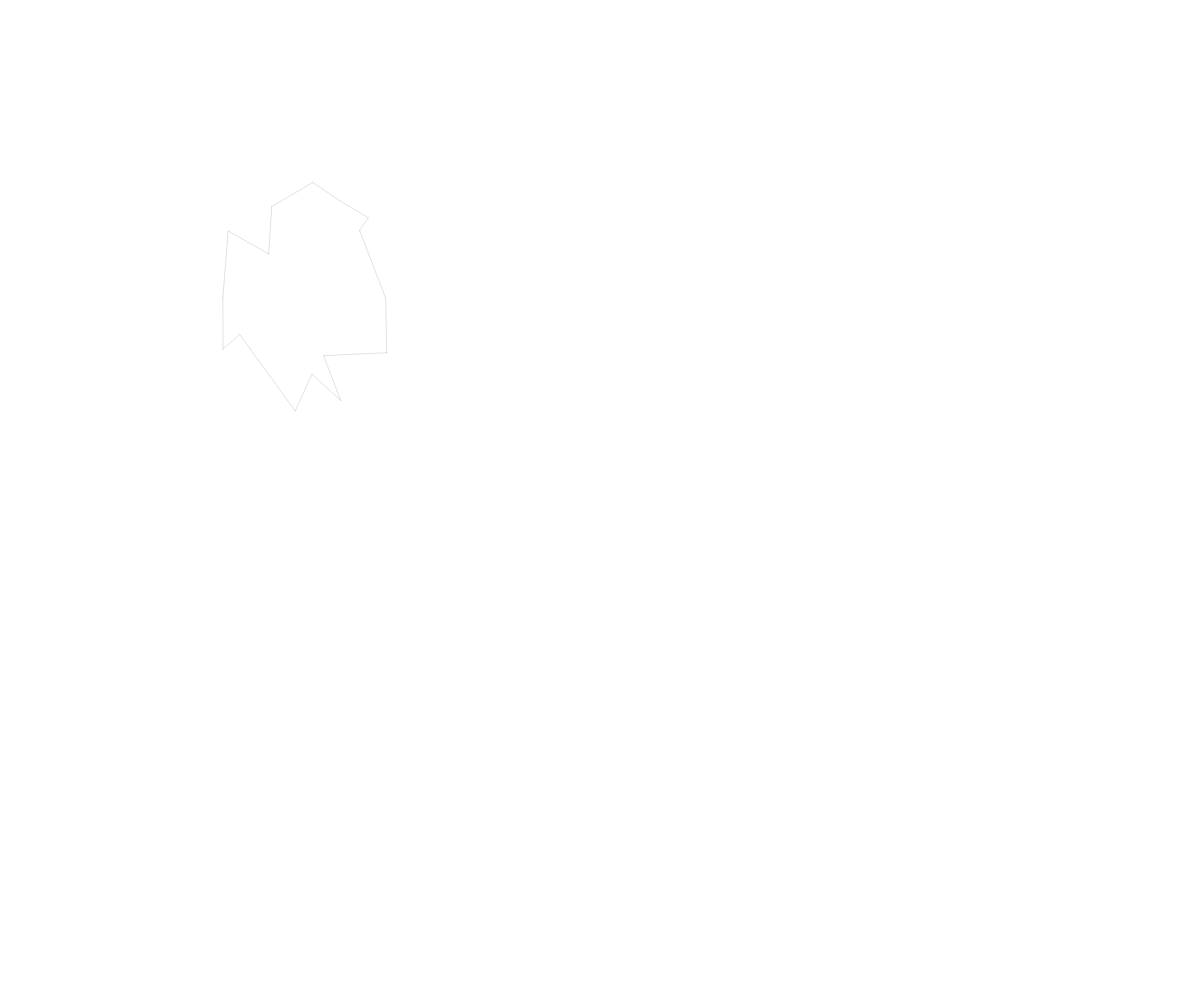
Frame 1 (no input)
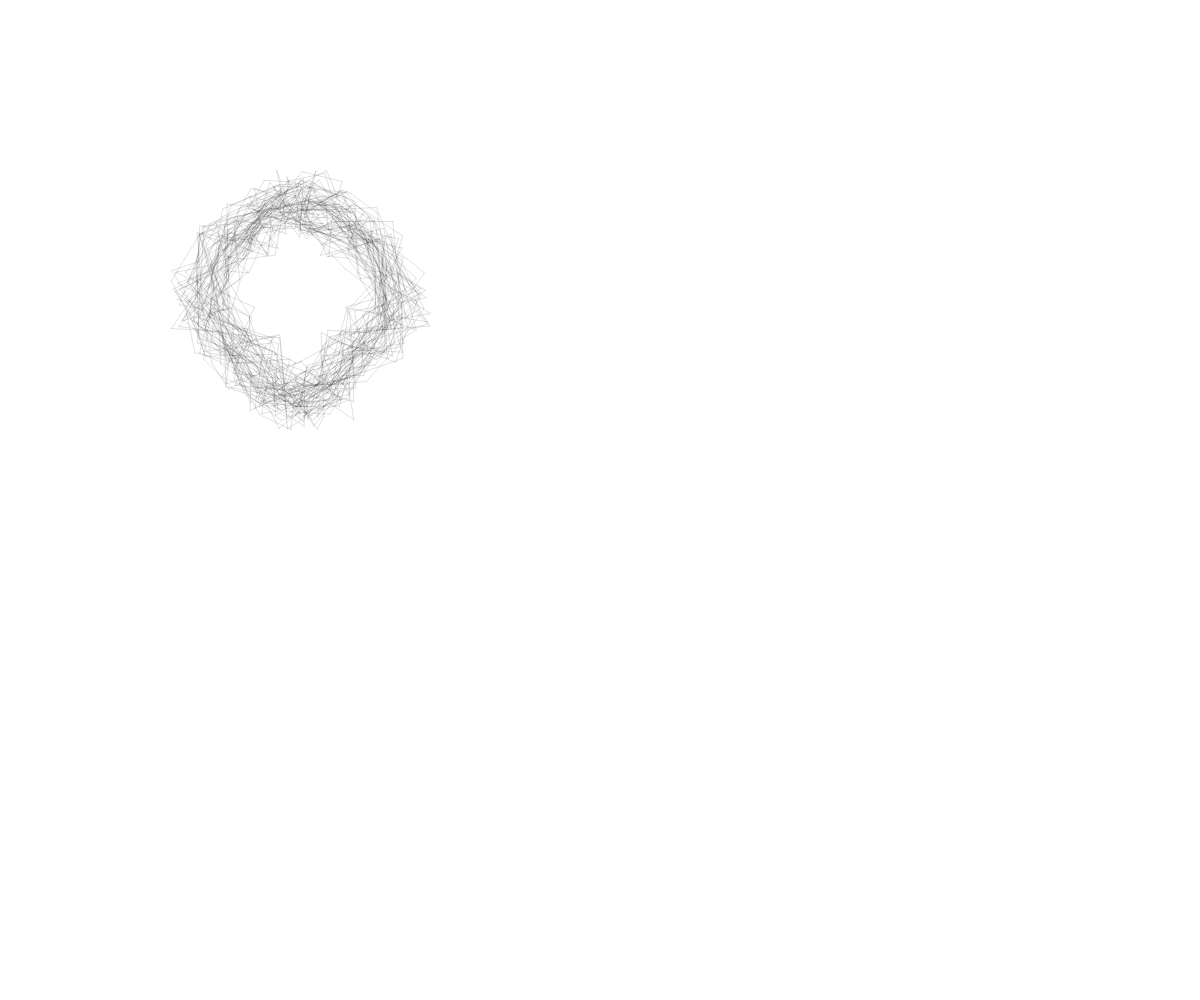
Frame 60 (no input)
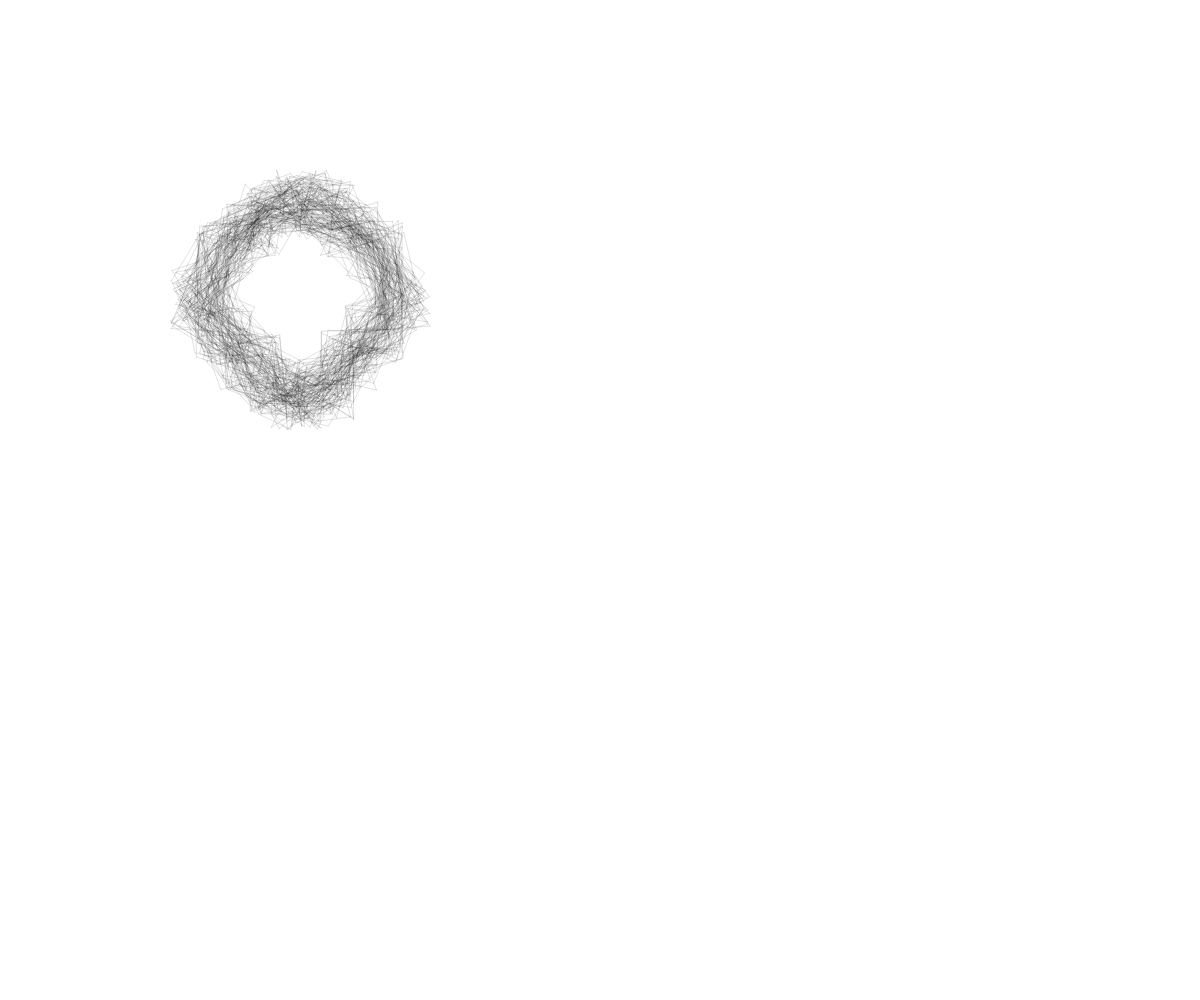
Frame 120 (the mouse pressed at the canvas centre since frame 60)

The p5.js sketch that drew these frames (run headless with seeded random() and noise() and a simulated clock; from frame 60 on, the mouse is pressed at the canvas centre):

// p5.js sketch
// ── sketch.js
// Generative Art Demo
// Polygons with Offsets
// Dan Schellenberg
// Aug 29, 2019


async function setup() {
  createCanvas(windowWidth, windowHeight);
  background(255);
}

function draw() { 
  stroke(0, 0, 0, 30);
  drawPolygon(300, 200);
}

function mouseClicked() {
  background(255);
}

function drawPolygon(x, y) {
  let baseMovementPoints = [
    {x: 0, y: 0},
    {x: 25, y: 10},
    {x: 50, y: 30},
    {x: 75, y: 50},
    {x: 100, y: 100},
    {x: 75, y: 135},
    {x: 50, y: 160},
    {x: 25, y: 190},
    {x: 0, y: 200},
    {x: -25, y: 185},
    {x: -50, y: 160},
    {x: -75, y: 135},
    {x: -100, y: 100},
    {x: -75, y: 50},
    {x: -50, y: 30},
    {x: -25, y: 10},
    {x: 0, y: 0}
  ];
  
  let shiftAmount = [];
  for (let i=0; i<baseMovementPoints.length-1; i++) {
    let xDiff = random(-30, 30);
    let yDiff = random(-30, 30);
    shiftAmount.push({x: xDiff, y: yDiff});
  }
  shiftAmount.push(shiftAmount[0]); //keep the end point the same as the start point

  for (let i=0; i<baseMovementPoints.length - 1; i++) {
    line(x + baseMovementPoints[i].x + shiftAmount[i].x, y + baseMovementPoints[i].y + shiftAmount[i].y, 
      x + baseMovementPoints[i+1].x + shiftAmount[i+1].x, y + baseMovementPoints[i+1].y + shiftAmount[i+1].y);
  }
}
